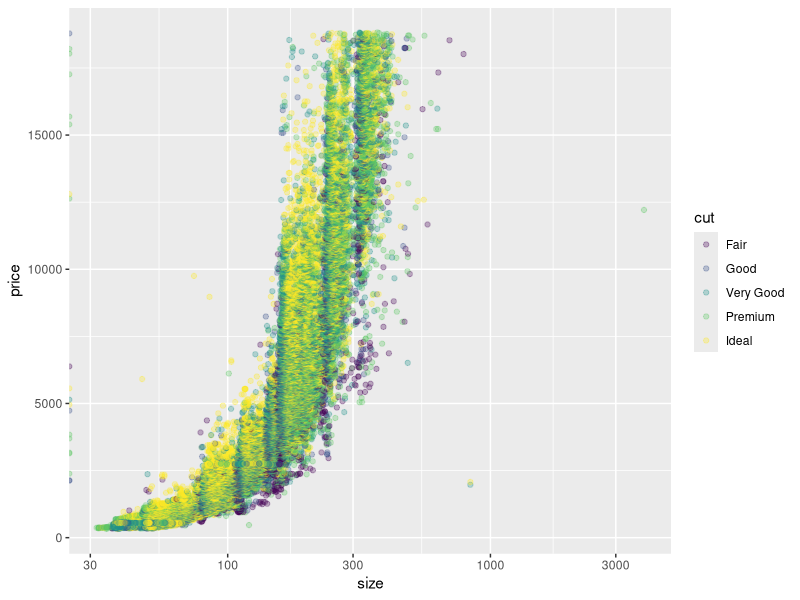

This figure's R source:
library(ggplot2)
library(dplyr)
data(diamonds)

corrected_diamonds <- diamonds %>%
    mutate(size = x * y * z) %>%
    select(carat, size, price, cut, color)

p <- ggplot(corrected_diamonds, aes(size, price, color = cut)) +
    geom_point(alpha = 0.3) +
    scale_x_log10()

ggsave("diamonds.png", plot = p, width = 10, height = 10)
